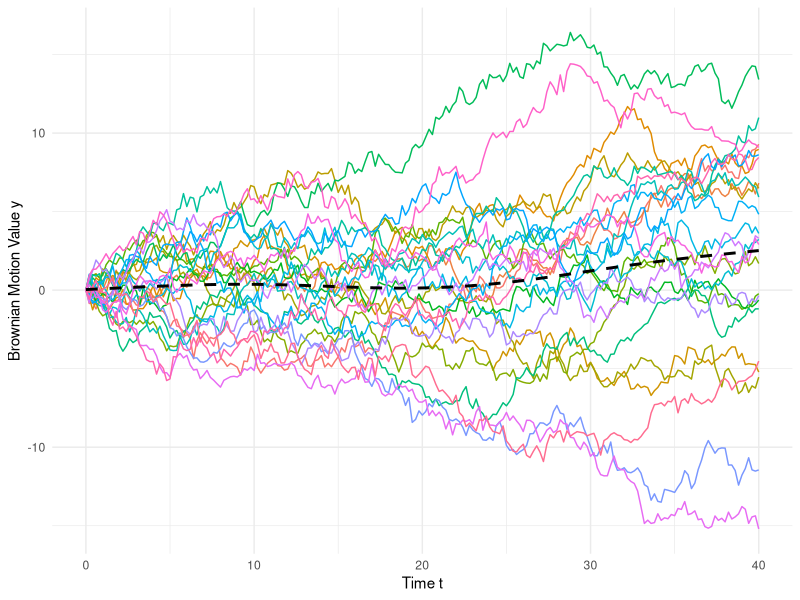
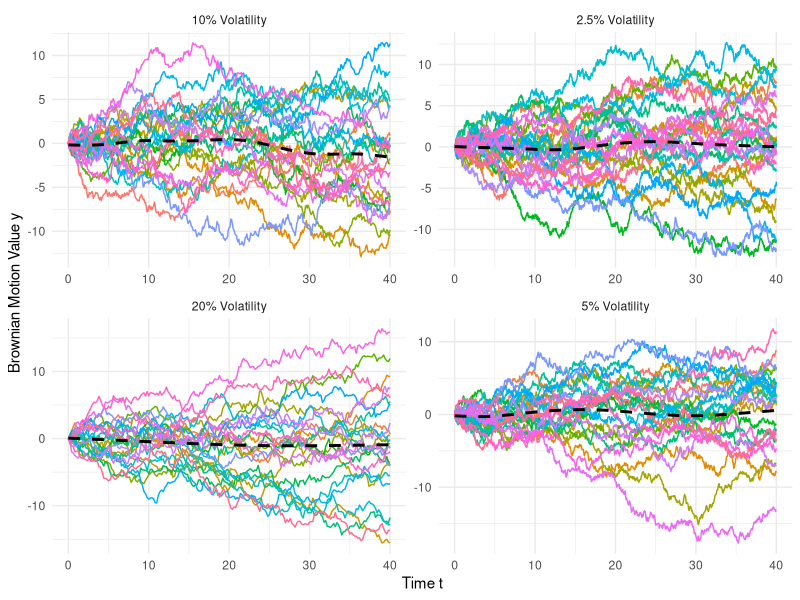

Generate these figures, in order, with R:
## ---- chunk 1
library(dplyr)
library(ggplot2)
library(forcats)

brownian_motion <- function(T, N, delta_t) {
  # T: total time of the simulation (in seconds)
  # N: number of simulations to generate
  # delta_t: time step size (in seconds)
  
  # Initialize empty data.frame to store the simulations
  sim_data <- data.frame()
  
  # Generate N simulations
  for (i in 1:N) {
    # Initialize the current simulation with a starting value of 0
    sim <- c(0)
    
    # Generate the brownian motion values for each time step
    for (t in 1:(T / delta_t)) {
      sim <- c(sim, sim[t] + rnorm(1, mean = 0, sd = sqrt(delta_t)))
    }
    
    # Bind the time steps, simulation values, and simulation number together
    # in a data.frame and add it to the result
    sim_data <- rbind(
      sim_data, 
      data.frame(
        t = seq(0, T, delta_t), 
        y = sim, 
        sim_number = i
        )
      ) %>%
      as_tibble()
  }
  
  sim_data <- sim_data %>%
    mutate(sim_number = as_factor(sim_number)
                  )
  return(sim_data)
}
## ---- chunk 2
brownian_motion(40, 25, .2) %>%
  ggplot(aes(x = t, y = y, group = sim_number, color = sim_number)) +
  geom_line() +
  geom_smooth(se = FALSE, 
              aes(group = FALSE), 
              color = "black", 
              linetype = "dashed") +
  theme_minimal() +
  labs(
    x = "Time t",
    y = "Brownian Motion Value y"
  ) +
  theme(legend.position = "none")
## ---- chunk 3
bm_tbl <- rbind(
  brownian_motion(40, 25, .2) %>%
    mutate(label = "20% Volatility"),
  brownian_motion(40, 25, .1) %>%
    mutate(label = "10% Volatility"),
  brownian_motion(40, 25, .05) %>%
    mutate(label = "5% Volatility"),
  brownian_motion(40, 25, .025) %>%
    mutate(label = "2.5% Volatility")
)

ggplot(bm_tbl, aes(x = t, y = y, group = sim_number, color = sim_number)) +
  geom_line() +
  facet_wrap(~ label, scales = "free") +
    geom_smooth(se = FALSE, 
              aes(group = FALSE), 
              color = "black", 
              linetype = "dashed") +
  theme_minimal() +
    labs(
    x = "Time t",
    y = "Brownian Motion Value y"
  ) +
  theme(legend.position = "none")
